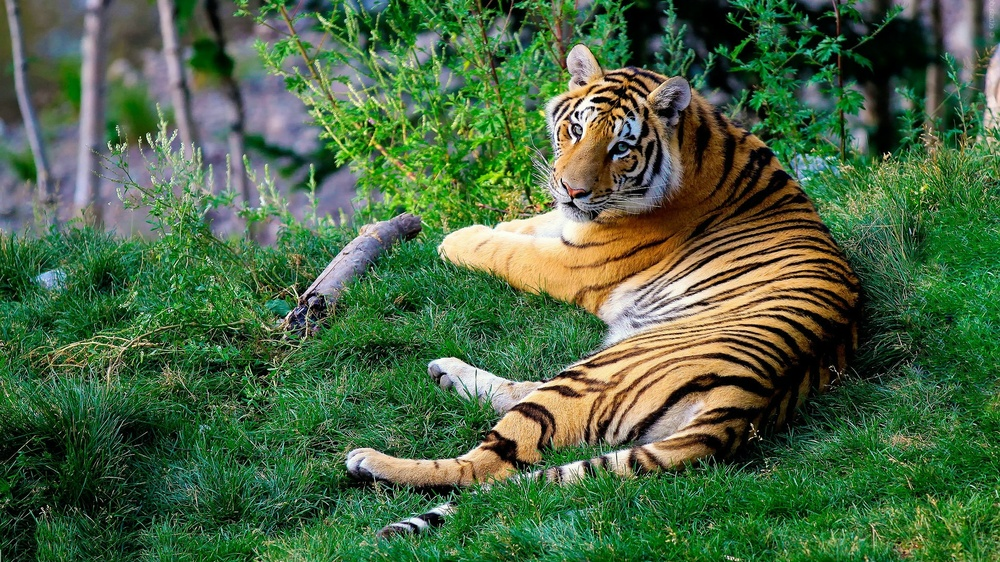
#> input picture Chapter_2/data_preproessing/images/tiger.jpg, 1000 x 562 px, shrunk from 1920 x 1080 before the run
$ python color_to_gray.py
#> lines starting #> are read from the running program, lines starting #| are printed output that depends on the picture
import cv2
# read a color image file for animal tiger
image = cv2.imread('./images/tiger.jpg')
#> image is the input picture: shape (562, 1000, 3); mean B, G, R 66.8, 102.7, 74.1
print("Shape of given color image")
print(image.shape)
#| (562, 1000, 3)
# filter to convert color tiger image to gray one
gray_image = cv2.cvtColor(image, cv2.COLOR_BGR2GRAY)
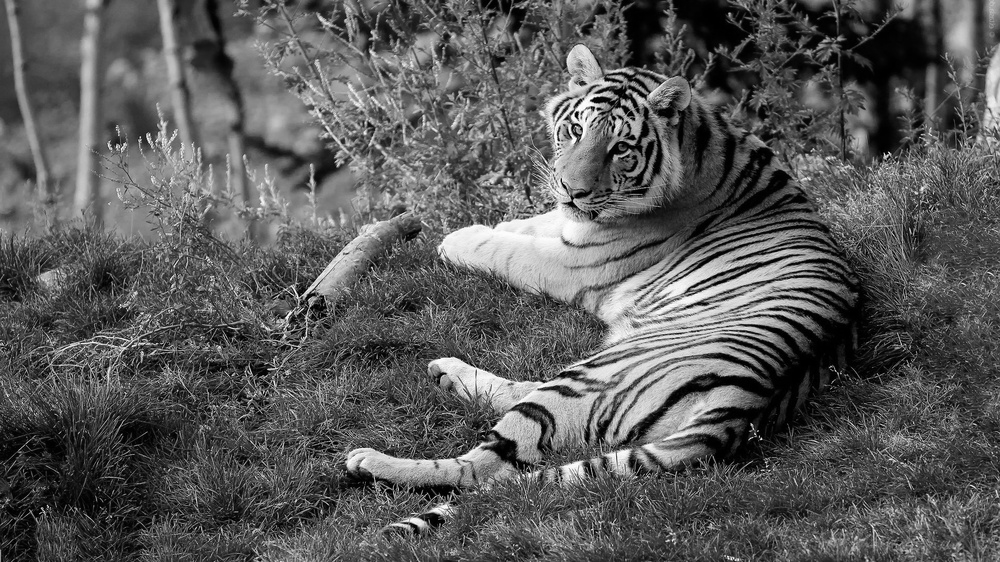
#> gray_image: shape (562, 1000); min 0, max 255, mean 90.1
print("Shape of converted to gray image")
print(gray_image.shape)
#| (562, 1000)
# write the gray image to a file
cv2.imwrite('./images/tiger_gray.jpg', gray_image)
